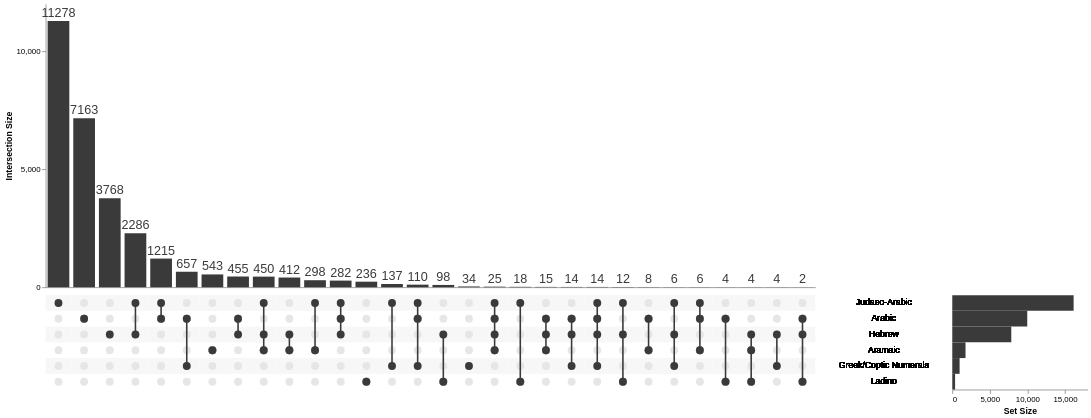

The notebook cell this image was saved under:
### Code cell
import altair_upset as au

# Create an UpSet plot
upset_chart = au.UpSetAltair(
    # data=lang_memberships_df.to_pandas(),
    data=subset_cat_df.select(lang_subset).to_pandas(),
    sets=lang_subset,
    # title="Sample UpSet Plot",
    sort_by="frequency",
    sort_order="descending",
    glyph_size=100,  # Ensure positive size
    set_label_bg_size=500,  # Ensure positive size
    line_connection_size=2,
    vertical_bar_y_axis_orient='left',
    highlight=[0],
    color_range=['#3A3A3A'],   # override colors to avoid distracting
    width=1150,  # enough space that numbers don't overlap
    height=600,
)

upset_chart = upset_chart.configure_legend(disable=True).configure_axis(labelFontWeight="normal")

upset_chart.save(f"{chart_dir}/languages_upset_plot.png") # ppi=300 not supported by altair_upset
upset_chart.save(f"{chart_dir}/languages_upset_plot.svg")
upset_chart

### Figure 1 — Vega-Lite specification as saved in the notebook (floating-point values rounded to 4 significant figures; data arrays with more than 128 entries replaced by an {"elided": "..."} marker saying what was removed)
{"config": {"view": {"continuousWidth": 400, "continuousHeight": 300, "stroke": null}, "axis": {"labelFontWeight": "normal"}, "concat": {"spacing": 0}, "legend": {"disable": true}, "title": {"anchor": "start", "fontSize": 18, "fontWeight": 400, "subtitlePadding": 10}}, "vconcat": [{"layer": [{"mark": {"type": "bar", "color": "#3A3A3A", "size": 27.6}, "encoding": {"color": {"condition": {"test": {"not": {"param": "param_124"}}, "value": "#3A3A3A"}, "value": "#EA4667"}, "tooltip": [{"field": "count", "title": "Cardinality", "type": "quantitative"}, {"field": "degree", "title": "Degree", "type": "quantitative"}], "x": {"axis": {"domain": true, "grid": false, "labels": false, "ticks": false}, "field": "intersection_id", "sort": {"field": "count", "order": "descending"}, "title": null, "type": "nominal"}, "y": {"aggregate": "max", "axis": {"grid": false, "orient": "left", "tickCount": 3}, "field": "count", "title": "Intersection Size", "type": "quantitative"}}, "name": "view_245", "transform": [{"filter": {"param": "param_123"}}, {"pivot": "set", "value": "is_intersect", "groupby": ["intersection_id", "count"], "op": "max"}, {"aggregate": [{"op": "sum", "field": "count", "as": "count"}], "groupby": ["Judaeo-Arabic", "Arabic", "Hebrew", "Aramaic", "Greek/Coptic Numerals", "Ladino"]}, {"calculate": "(isDefined(datum['Judaeo-Arabic']) ? datum['Judaeo-Arabic'] : 0)+(isDefined(datum['Arabic']) ? datum['Arabic'] : 0)+(isDefined(datum['Hebrew']) ? datum['Hebrew'] : 0)+(isDefined(datum['Aramaic']) ? datum['Aramaic'] : 0)+(isDefined(datum['Greek/Coptic Numerals']) ? datum['Greek/Coptic Numerals'] : 0)+(isDefined(datum['Ladino']) ? datum['Ladino'] : 0)", "as": "degree"}, {"filter": "(datum['degree'] !== 0)"}, {"window": [{"op": "row_number", "field": "", "as": "intersection_id"}], "frame": [null, null]}, {"fold": ["Judaeo-Arabic", "Arabic", "Hebrew", "Aramaic", "Greek/Coptic Numerals", "Ladino"], "as": ["set", "is_intersect"]}, {"lookup": "set", "from": {"data": {"name": "data-ead0acb63d133f299bc18ea760b04c3c"}, "key": "set", "fields": ["set_abbre"]}}, {"lookup": "set", "from": {"data": {"name": "data-1b0fdbf36b51c0c5958fdeaef5ae08c0"}, "key": "set", "fields": ["set_order"]}}, {"filter": {"param": "param_123"}}, {"window": [{"op": "distinct", "field": "set", "as": "set_order"}], "frame": [null, 0], "sort": [{"field": "set_order"}]}]}, {"mark": {"type": "text", "color": "#3A3A3A", "dy": -10, "size": 16}, "encoding": {"color": {"condition": {"test": {"not": {"param": "param_124"}}, "value": "#3A3A3A"}, "value": "#EA4667"}, "text": {"field": "count", "format": ".0f", "type": "quantitative"}, "tooltip": [{"field": "count", "title": "Cardinality", "type": "quantitative"}, {"field": "degree", "title": "Degree", "type": "quantitative"}], "x": {"axis": {"domain": true, "grid": false, "labels": false, "ticks": false}, "field": "intersection_id", "sort": {"field": "count", "order": "descending"}, "title": null, "type": "nominal"}, "y": {"aggregate": "max", "axis": {"grid": false, "orient": "left", "tickCount": 3}, "field": "count", "title": "Intersection Size", "type": "quantitative"}}, "transform": [{"filter": {"param": "param_123"}}, {"pivot": "set", "value": "is_intersect", "groupby": ["intersection_id", "count"], "op": "max"}, {"aggregate": [{"op": "sum", "field": "count", "as": "count"}], "groupby": ["Judaeo-Arabic", "Arabic", "Hebrew", "Aramaic", "Greek/Coptic Numerals", "Ladino"]}, {"calculate": "(isDefined(datum['Judaeo-Arabic']) ? datum['Judaeo-Arabic'] : 0)+(isDefined(datum['Arabic']) ? datum['Arabic'] : 0)+(isDefined(datum['Hebrew']) ? datum['Hebrew'] : 0)+(isDefined(datum['Aramaic']) ? datum['Aramaic'] : 0)+(isDefined(datum['Greek/Coptic Numerals']) ? datum['Greek/Coptic Numerals'] : 0)+(isDefined(datum['Ladino']) ? datum['Ladino'] : 0)", "as": "degree"}, {"filter": "(datum['degree'] !== 0)"}, {"window": [{"op": "row_number", "field": "", "as": "intersection_id"}], "frame": [null, null]}, {"fold": ["Judaeo-Arabic", "Arabic", "Hebrew", "Aramaic", "Greek/Coptic Numerals", "Ladino"], "as": ["set", "is_intersect"]}, {"lookup": "set", "from": {"data": {"name": "data-ead0acb63d133f299bc18ea760b04c3c"}, "key": "set", "fields": ["set_abbre"]}}, {"lookup": "set", "from": {"data": {"name": "data-1b0fdbf36b51c0c5958fdeaef5ae08c0"}, "key": "set", "fields": ["set_order"]}}, {"filter": {"param": "param_123"}}, {"window": [{"op": "distinct", "field": "set", "as": "set_order"}], "frame": [null, 0], "sort": [{"field": "set_order"}]}]}], "height": 360.0, "width": 978}, {"hconcat": [{"layer": [{"mark": {"type": "circle", "opacity": 1, "size": 100}, "encoding": {"color": {"condition": {"test": {"not": {"param": "param_124"}}, "value": "#3A3A3A"}, "value": "#EA4667"}, "tooltip": [{"field": "count", "title": "Cardinality", "type": "quantitative"}, {"field": "degree", "title": "Degree", "type": "quantitative"}], "x": {"axis": {"domain": false, "grid": false, "labels": false, "ticks": false}, "field": "intersection_id", "sort": {"field": "count", "order": "descending"}, "title": null, "type": "nominal"}, "y": {"axis": {"domain": false, "grid": false, "labels": false, "ticks": false}, "field": "set_order", "title": null, "type": "nominal"}}, "name": "view_246", "transform": [{"filter": {"param": "param_123"}}, {"pivot": "set", "value": "is_intersect", "groupby": ["intersection_id", "count"], "op": "max"}, {"aggregate": [{"op": "sum", "field": "count", "as": "count"}], "groupby": ["Judaeo-Arabic", "Arabic", "Hebrew", "Aramaic", "Greek/Coptic Numerals", "Ladino"]}, {"calculate": "(isDefined(datum['Judaeo-Arabic']) ? datum['Judaeo-Arabic'] : 0)+(isDefined(datum['Arabic']) ? datum['Arabic'] : 0)+(isDefined(datum['Hebrew']) ? datum['Hebrew'] : 0)+(isDefined(datum['Aramaic']) ? datum['Aramaic'] : 0)+(isDefined(datum['Greek/Coptic Numerals']) ? datum['Greek/Coptic Numerals'] : 0)+(isDefined(datum['Ladino']) ? datum['Ladino'] : 0)", "as": "degree"}, {"filter": "(datum['degree'] !== 0)"}, {"window": [{"op": "row_number", "field": "", "as": "intersection_id"}], "frame": [null, null]}, {"fold": ["Judaeo-Arabic", "Arabic", "Hebrew", "Aramaic", "Greek/Coptic Numerals", "Ladino"], "as": ["set", "is_intersect"]}, {"lookup": "set", "from": {"data": {"name": "data-ead0acb63d133f299bc18ea760b04c3c"}, "key": "set", "fields": ["set_abbre"]}}, {"lookup": "set", "from": {"data": {"name": "data-1b0fdbf36b51c0c5958fdeaef5ae08c0"}, "key": "set", "fields": ["set_order"]}}, {"filter": {"param": "param_123"}}, {"window": [{"op": "distinct", "field": "set", "as": "set_order"}], "frame": [null, 0], "sort": [{"field": "set_order"}]}, {"filter": "(datum['is_intersect'] === 1)"}]}, {"mark": {"type": "rect"}, "encoding": {"color": {"value": "#F7F7F7"}, "tooltip": [{"field": "count", "title": "Cardinality", "type": "quantitative"}, {"field": "degree", "title": "Degree", "type": "quantitative"}], "x": {"axis": {"domain": false, "grid": false, "labels": false, "ticks": false}, "field": "intersection_id", "sort": {"field": "count", "order": "descending"}, "title": null, "type": "nominal"}, "y": {"axis": {"domain": false, "grid": false, "labels": false, "ticks": false}, "field": "set_order", "title": null, "type": "nominal"}}, "transform": [{"filter": {"param": "param_123"}}, {"pivot": "set", "value": "is_intersect", "groupby": ["intersection_id", "count"], "op": "max"}, {"aggregate": [{"op": "sum", "field": "count", "as": "count"}], "groupby": ["Judaeo-Arabic", "Arabic", "Hebrew", "Aramaic", "Greek/Coptic Numerals", "Ladino"]}, {"calculate": "(isDefined(datum['Judaeo-Arabic']) ? datum['Judaeo-Arabic'] : 0)+(isDefined(datum['Arabic']) ? datum['Arabic'] : 0)+(isDefined(datum['Hebrew']) ? datum['Hebrew'] : 0)+(isDefined(datum['Aramaic']) ? datum['Aramaic'] : 0)+(isDefined(datum['Greek/Coptic Numerals']) ? datum['Greek/Coptic Numerals'] : 0)+(isDefined(datum['Ladino']) ? datum['Ladino'] : 0)", "as": "degree"}, {"filter": "(datum['degree'] !== 0)"}, {"window": [{"op": "row_number", "field": "", "as": "intersection_id"}], "frame": [null, null]}, {"fold": ["Judaeo-Arabic", "Arabic", "Hebrew", "Aramaic", "Greek/Coptic Numerals", "Ladino"], "as": ["set", "is_intersect"]}, {"lookup": "set", "from": {"data": {"name": "data-ead0acb63d133f299bc18ea760b04c3c"}, "key": "set", "fields": ["set_abbre"]}}, {"lookup": "set", "from": {"data": {"name": "data-1b0fdbf36b51c0c5958fdeaef5ae08c0"}, "key": "set", "fields": ["set_order"]}}, {"filter": {"param": "param_123"}}, {"window": [{"op": "distinct", "field": "set", "as": "set_order"}], "frame": [null, 0], "sort": [{"field": "set_order"}]}, {"filter": "((datum['set_order'] % 2) === 1)"}]}, {"mark": {"type": "circle", "opacity": 1, "size": 100}, "encoding": {"color": {"value": "#E6E6E6"}, "tooltip": [{"field": "count", "title": "Cardinality", "type": "quantitative"}, {"field": "degree", "title": "Degree", "type": "quantitative"}], "x": {"axis": {"domain": false, "grid": false, "labels": false, "ticks": false}, "field": "intersection_id", "sort": {"field": "count", "order": "descending"}, "title": null, "type": "nominal"}, "y": {"axis": {"domain": false, "grid": false, "labels": false, "ticks": false}, "field": "set_order", "title": null, "type": "nominal"}}, "transform": [{"filter": {"param": "param_123"}}, {"pivot": "set", "value": "is_intersect", "groupby": ["intersection_id", "count"], "op": "max"}, {"aggregate": [{"op": "sum", "field": "count", "as": "count"}], "groupby": ["Judaeo-Arabic", "Arabic", "Hebrew", "Aramaic", "Greek/Coptic Numerals", "Ladino"]}, {"calculate": "(isDefined(datum['Judaeo-Arabic']) ? datum['Judaeo-Arabic'] : 0)+(isDefined(datum['Arabic']) ? datum['Arabic'] : 0)+(isDefined(datum['Hebrew']) ? datum['Hebrew'] : 0)+(isDefined(datum['Aramaic']) ? datum['Aramaic'] : 0)+(isDefined(datum['Greek/Coptic Numerals']) ? datum['Greek/Coptic Numerals'] : 0)+(isDefined(datum['Ladino']) ? datum['Ladino'] : 0)", "as": "degree"}, {"filter": "(datum['degree'] !== 0)"}, {"window": [{"op": "row_number", "field": "", "as": "intersection_id"}], "frame": [null, null]}, {"fold": ["Judaeo-Arabic", "Arabic", "Hebrew", "Aramaic", "Greek/Coptic Numerals", "Ladino"], "as": ["set", "is_intersect"]}, {"lookup": "set", "from": {"data": {"name": "data-ead0acb63d133f299bc18ea760b04c3c"}, "key": "set", "fields": ["set_abbre"]}}, {"lookup": "set", "from": {"data": {"name": "data-1b0fdbf36b51c0c5958fdeaef5ae08c0"}, "key": "set", "fields": ["set_order"]}}, {"filter": {"param": "param_123"}}, {"window": [{"op": "distinct", "field": "set", "as": "set_order"}], "frame": [null, 0], "sort": [{"field": "set_order"}]}]}, {"mark": {"type": "bar", "color": "#3A3A3A", "size": 2}, "encoding": {"color": {"condition": {"test": {"not": {"param": "param_124"}}, "value": "#3A3A3A"}, "value": "#EA4667"}, "tooltip": [{"field": "count", "title": "Cardinality", "type": "quantitative"}, {"field": "degree", "title": "Degree", "type": "quantitative"}], "x": {"axis": {"domain": true, "grid": false, "labels": false, "ticks": false}, "field": "intersection_id", "sort": {"field": "count", "order": "descending"}, "title": null, "type": "nominal"}, "y": {"aggregate": "min", "field": "set_order", "type": "nominal"}, "y2": {"aggregate": "max", "field": "set_order"}}, "transform": [{"filter": {"param": "param_123"}}, {"pivot": "set", "value": "is_intersect", "groupby": ["intersection_id", "count"], "op": "max"}, {"aggregate": [{"op": "sum", "field": "count", "as": "count"}], "groupby": ["Judaeo-Arabic", "Arabic", "Hebrew", "Aramaic", "Greek/Coptic Numerals", "Ladino"]}, {"calculate": "(isDefined(datum['Judaeo-Arabic']) ? datum['Judaeo-Arabic'] : 0)+(isDefined(datum['Arabic']) ? datum['Arabic'] : 0)+(isDefined(datum['Hebrew']) ? datum['Hebrew'] : 0)+(isDefined(datum['Aramaic']) ? datum['Aramaic'] : 0)+(isDefined(datum['Greek/Coptic Numerals']) ? datum['Greek/Coptic Numerals'] : 0)+(isDefined(datum['Ladino']) ? datum['Ladino'] : 0)", "as": "degree"}, {"filter": "(datum['degree'] !== 0)"}, {"window": [{"op": "row_number", "field": "", "as": "intersection_id"}], "frame": [null, null]}, {"fold": ["Judaeo-Arabic", "Arabic", "Hebrew", "Aramaic", "Greek/Coptic Numerals", "Ladino"], "as": ["set", "is_intersect"]}, {"lookup": "set", "from": {"data": {"name": "data-ead0acb63d133f299bc18ea760b04c3c"}, "key": "set", "fields": ["set_abbre"]}}, {"lookup": "set", "from": {"data": {"name": "data-1b0fdbf36b51c0c5958fdeaef5ae08c0"}, "key": "set", "fields": ["set_order"]}}, {"filter": {"param": "param_123"}}, {"window": [{"op": "distinct", "field": "set", "as": "set_order"}], "frame": [null, 0], "sort": [{"field": "set_order"}]}, {"filter": "(datum['is_intersect'] === 1)"}]}, {"mark": {"type": "circle", "opacity": 1, "size": 100}, "encoding": {"color": {"condition": {"test": {"not": {"param": "param_124"}}, "value": "#3A3A3A"}, "value": "#EA4667"}, "tooltip": [{"field": "count", "title": "Cardinality", "type": "quantitative"}, {"field": "degree", "title": "Degree", "type": "quantitative"}], "x": {"axis": {"domain": false, "grid": false, "labels": false, "ticks": false}, "field": "intersection_id", "sort": {"field": "count", "order": "descending"}, "title": null, "type": "nominal"}, "y": {"axis": {"domain": false, "grid": false, "labels": false, "ticks": false}, "field": "set_order", "title": null, "type": "nominal"}}, "transform": [{"filter": {"param": "param_123"}}, {"pivot": "set", "value": "is_intersect", "groupby": ["intersection_id", "count"], "op": "max"}, {"aggregate": [{"op": "sum", "field": "count", "as": "count"}], "groupby": ["Judaeo-Arabic", "Arabic", "Hebrew", "Aramaic", "Greek/Coptic Numerals", "Ladino"]}, {"calculate": "(isDefined(datum['Judaeo-Arabic']) ? datum['Judaeo-Arabic'] : 0)+(isDefined(datum['Arabic']) ? datum['Arabic'] : 0)+(isDefined(datum['Hebrew']) ? datum['Hebrew'] : 0)+(isDefined(datum['Aramaic']) ? datum['Aramaic'] : 0)+(isDefined(datum['Greek/Coptic Numerals']) ? datum['Greek/Coptic Numerals'] : 0)+(isDefined(datum['Ladino']) ? datum['Ladino'] : 0)", "as": "degree"}, {"filter": "(datum['degree'] !== 0)"}, {"window": [{"op": "row_number", "field": "", "as": "intersection_id"}], "frame": [null, null]}, {"fold": ["Judaeo-Arabic", "Arabic", "Hebrew", "Aramaic", "Greek/Coptic Numerals", "Ladino"], "as": ["set", "is_intersect"]}, {"lookup": "set", "from": {"data": {"name": "data-ead0acb63d133f299bc18ea760b04c3c"}, "key": "set", "fields": ["set_abbre"]}}, {"lookup": "set", "from": {"data": {"name": "data-1b0fdbf36b51c0c5958fdeaef5ae08c0"}, "key": "set", "fields": ["set_order"]}}, {"filter": {"param": "param_123"}}, {"window": [{"op": "distinct", "field": "set", "as": "set_order"}], "frame": [null, 0], "sort": [{"field": "set_order"}]}, {"filter": "(datum['is_intersect'] === 1)"}]}], "width": 978}, {"mark": {"type": "text", "align": "center"}, "encoding": {"color": {"value": "black"}, "opacity": {"value": 1}, "text": {"field": "set_abbre", "type": "nominal"}, "y": {"axis": {"domain": false, "grid": false, "labels": false, "ticks": false}, "field": "set_order", "title": null, "type": "nominal"}}, "name": "view_247", "transform": [{"filter": {"param": "param_123"}}, {"pivot": "set", "value": "is_intersect", "groupby": ["intersection_id", "count"], "op": "max"}, {"aggregate": [{"op": "sum", "field": "count", "as": "count"}], "groupby": ["Judaeo-Arabic", "Arabic", "Hebrew", "Aramaic", "Greek/Coptic Numerals", "Ladino"]}, {"calculate": "(isDefined(datum['Judaeo-Arabic']) ? datum['Judaeo-Arabic'] : 0)+(isDefined(datum['Arabic']) ? datum['Arabic'] : 0)+(isDefined(datum['Hebrew']) ? datum['Hebrew'] : 0)+(isDefined(datum['Aramaic']) ? datum['Aramaic'] : 0)+(isDefined(datum['Greek/Coptic Numerals']) ? datum['Greek/Coptic Numerals'] : 0)+(isDefined(datum['Ladino']) ? datum['Ladino'] : 0)", "as": "degree"}, {"filter": "(datum['degree'] !== 0)"}, {"window": [{"op": "row_number", "field": "", "as": "intersection_id"}], "frame": [null, null]}, {"fold": ["Judaeo-Arabic", "Arabic", "Hebrew", "Aramaic", "Greek/Coptic Numerals", "Ladino"], "as": ["set", "is_intersect"]}, {"lookup": "set", "from": {"data": {"name": "data-ead0acb63d133f299bc18ea760b04c3c"}, "key": "set", "fields": ["set_abbre"]}}, {"lookup": "set", "from": {"data": {"name": "data-1b0fdbf36b51c0c5958fdeaef5ae08c0"}, "key": "set", "fields": ["set_order"]}}, {"filter": {"param": "param_123"}}, {"window": [{"op": "distinct", "field": "set", "as": "set_order"}], "frame": [null, 0], "sort": [{"field": "set_order"}]}], "width": 172}, {"mark": {"type": "bar", "size": 20}, "encoding": {"color": {"field": "set", "scale": {"domain": ["Judaeo-Arabic", "Arabic", "Hebrew", "Aramaic", "Greek/Coptic Numerals", "Ladino"], "range": ["#3A3A3A"]}, "title": null, "type": "nominal"}, "opacity": {"value": 1}, "x": {"aggregate": "sum", "axis": {"grid": false, "tickCount": 3}, "field": "count", "title": "Set Size", "type": "quantitative"}, "y": {"axis": {"domain": false, "grid": false, "labels": false, "ticks": false}, "field": "set_order", "title": null, "type": "nominal"}}, "name": "view_248", "transform": [{"filter": {"param": "param_123"}}, {"pivot": "set", "value": "is_intersect", "groupby": ["intersection_id", "count"], "op": "max"}, {"aggregate": [{"op": "sum", "field": "count", "as": "count"}], "groupby": ["Judaeo-Arabic", "Arabic", "Hebrew", "Aramaic", "Greek/Coptic Numerals", "Ladino"]}, {"calculate": "(isDefined(datum['Judaeo-Arabic']) ? datum['Judaeo-Arabic'] : 0)+(isDefined(datum['Arabic']) ? datum['Arabic'] : 0)+(isDefined(datum['Hebrew']) ? datum['Hebrew'] : 0)+(isDefined(datum['Aramaic']) ? datum['Aramaic'] : 0)+(isDefined(datum['Greek/Coptic Numerals']) ? datum['Greek/Coptic Numerals'] : 0)+(isDefined(datum['Ladino']) ? datum['Ladino'] : 0)", "as": "degree"}, {"filter": "(datum['degree'] !== 0)"}, {"window": [{"op": "row_number", "field": "", "as": "intersection_id"}], "frame": [null, null]}, {"fold": ["Judaeo-Arabic", "Arabic", "Hebrew", "Aramaic", "Greek/Coptic Numerals", "Ladino"], "as": ["set", "is_intersect"]}, {"lookup": "set", "from": {"data": {"name": "data-ead0acb63d133f299bc18ea760b04c3c"}, "key": "set", "fields": ["set_abbre"]}}, {"lookup": "set", "from": {"data": {"name": "data-1b0fdbf36b51c0c5958fdeaef5ae08c0"}, "key": "set", "fields": ["set_order"]}}, {"filter": {"param": "param_123"}}, {"window": [{"op": "distinct", "field": "set", "as": "set_order"}], "frame": [null, 0], "sort": [{"field": "set_order"}]}, {"filter": "(datum['is_intersect'] === 1)"}], "width": 172}], "resolve": {"scale": {"x": "shared", "y": "shared"}}, "spacing": 0}], "data": {"name": "data-3d457daec5ae18dca5df8ca8821dfc5c"}, "params": [{"name": "param_124", "select": {"type": "point", "fields": ["intersection_id"]}, "value": [{"intersection_id": 0.0}], "views": ["view_245", "view_246"]}, {"name": "param_123", "select": {"type": "point", "fields": ["set"]}, "bind": "legend", "views": ["view_245", "view_246", "view_247", "view_248"]}], "spacing": 5, "title": {"text": "", "subtitle": "", "fontSize": 20, "fontWeight": 500, "subtitleColor": "#3A3A3A", "subtitleFontSize": 14}, "$schema": "https://vega.github.io/schema/vega-lite/v5.20.1.json", "datasets": {"data-3d457daec5ae18dca5df8ca8821dfc5c": {"elided": "180 records"}, "data-ead0acb63d133f299bc18ea760b04c3c": [{"set": "Judaeo-Arabic", "set_abbre": "Judaeo-Arabic"}, {"set": "Arabic", "set_abbre": "Arabic"}, {"set": "Hebrew", "set_abbre": "Hebrew"}, {"set": "Aramaic", "set_abbre": "Aramaic"}, {"set": "Greek/Coptic Numerals", "set_abbre": "Greek/Coptic Numerals"}, {"set": "Ladino", "set_abbre": "Ladino"}], "data-1b0fdbf36b51c0c5958fdeaef5ae08c0": [{"set": "Judaeo-Arabic", "set_order": 1}, {"set": "Arabic", "set_order": 2}, {"set": "Hebrew", "set_order": 3}, {"set": "Aramaic", "set_order": 4}, {"set": "Greek/Coptic Numerals", "set_order": 5}, {"set": "Ladino", "set_order": 6}]}}
